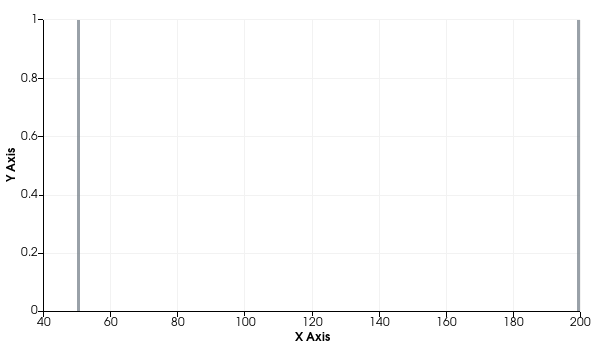

Recreate this plot in Python.
#!/usr/bin/env python
# Demonstrate range handles item events with color transfer function and event replay.

import vtkmodules.vtkInteractionStyle  # noqa: F401
import vtkmodules.vtkRenderingContextOpenGL2  # noqa: F401
import vtkmodules.vtkRenderingOpenGL2  # noqa: F401

from vtkmodules.vtkChartsCore import vtkChartXY, vtkRangeHandlesItem
from vtkmodules.vtkRenderingContext2D import vtkContextActor
from vtkmodules.vtkRenderingCore import (
    vtkColorTransferFunction,
    vtkRenderWindow,
    vtkRenderWindowInteractor,
    vtkRenderer,
)

# Create a color transfer function.
transfer_function = vtkColorTransferFunction()
transfer_function.AddHSVSegment(50.0, 0.0, 1.0, 1.0, 85.0, 0.3333, 1.0, 1.0)
transfer_function.AddHSVSegment(85.0, 0.3333, 1.0, 1.0, 170.0, 0.6666, 1.0, 1.0)
transfer_function.AddHSVSegment(170.0, 0.6666, 1.0, 1.0, 200.0, 0.0, 1.0, 1.0)

# Create range handles.
range_handles = vtkRangeHandlesItem()
range_handles.SetColorTransferFunction(transfer_function)
range_handles.ComputeHandlesDrawRange()

# Check initialization.
handle_range = [0.0, 0.0]
range_handles.GetHandlesRange(handle_range)
print(f"Initial range: [{handle_range[0]}, {handle_range[1]}]")

# Set up chart.
chart = vtkChartXY()
chart.AddPlot(range_handles)

# Context actor and scene wiring.
context_actor = vtkContextActor()
scene = context_actor.GetScene()
scene.AddItem(chart)

# Renderer
renderer = vtkRenderer()
renderer.SetBackground(1.0, 1.0, 1.0)
scene.SetRenderer(renderer)
renderer.AddActor(context_actor)

# Window
render_window = vtkRenderWindow()
render_window.SetSize(600, 350)
render_window.SetMultiSamples(0)
render_window.AddRenderer(renderer)
render_window.SetWindowName("range handles item events")

# Interactor
interactor = vtkRenderWindowInteractor()
interactor.SetRenderWindow(render_window)

interactor.Initialize()
interactor.Start()
